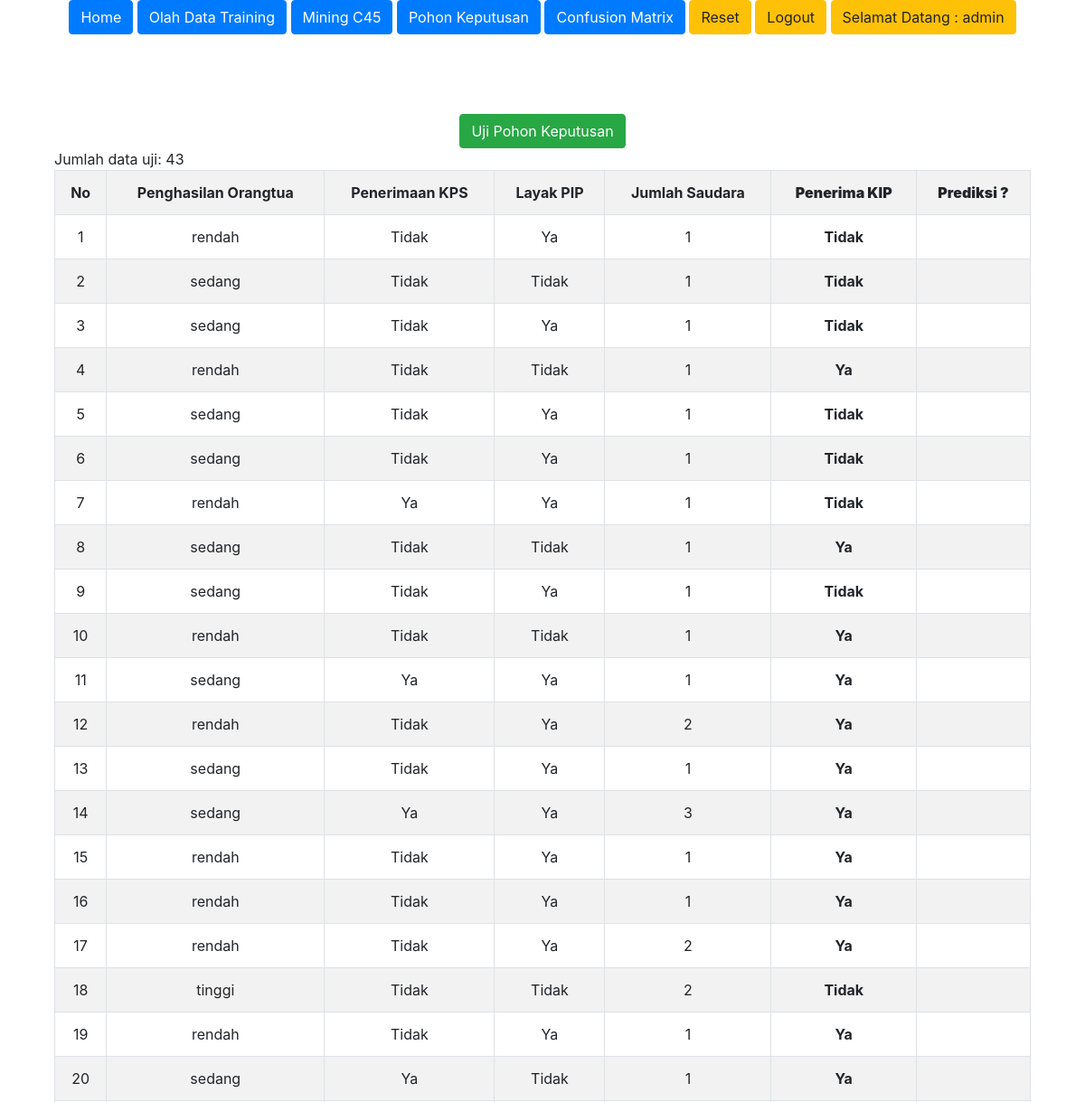
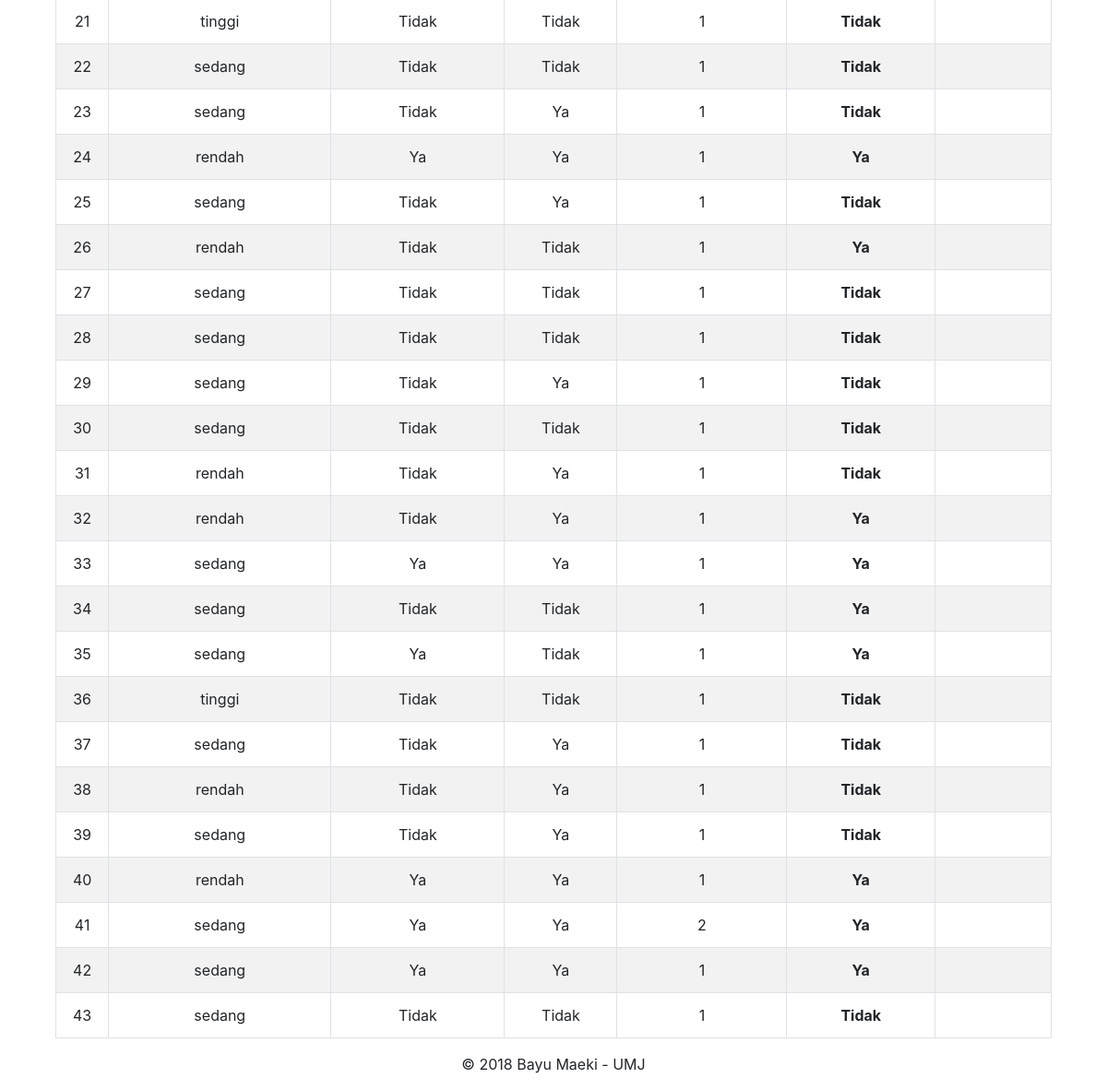
/index.php?menu=uji_rule (signed in), run on the app's committed database (2 pictures, top to bottom).
### tables this page shows
CREATE TABLE `data_uji1` (
  `id` int(11) NOT NULL,
  `penghasilan_ortu` varchar(20) DEFAULT NULL,
  `penerimaan_kps` varchar(10) DEFAULT NULL,
  `layak_pip` varchar(10) DEFAULT NULL,
  `jumlah_saudara` int(10) DEFAULT NULL,
  `penerima_kip` varchar(10) DEFAULT NULL,
  `prediksi` varchar(20) NOT NULL
);

### uji_rule.php (the view, shortened to what this page needs)
<?php
	if(isset($_GET['act'])){
		$action=$_GET['act'];
		if($action=='delete_all'){
			mysql_query("TRUNCATE data_uji");
			header('location:index.php?menu=uji_rule');
		}
	}else{
		if(isset($_POST['submit'])){
			include "hitung_akurasi.php";
		}else{
			$query=mysql_query("SELECT * FROM data_uji1 order by(id)");
			$jumlah=mysql_num_rows($query);
			echo "<br><br>";
			if($jumlah==0){
			?>
				<!-- <p>
					<form method="post" enctype="multipart/form-data" action="upload.php?data=uji">
						Opsi: <a href="?menu=uji_rule&act=delete_all" onClick="return confirm('Anda yakin akan hapus semua data?')">Hapus Semua Data</a> |
						Import data excel: <input name="userfile" type="file">
						<input name="upload" type="submit" value="import">
					</form>
				</p> -->
			<?php
				echo "<center><h3>Data uji masih kosong...</h3></center>";
			}else{
				?>
				<center>
					<form method=POST action=''>
						<input type=submit name=submit value="Uji Pohon Keputusan" class="btn btn-success">
					</form>
				</center>
				Jumlah data uji: <?php echo $jumlah; ?>
				<table class="table table-condensed table-striped table-bordered">
					<tr align='center'>
						<th>No</th><th>Penghasilan Orangtua</th><th>Penerimaan KPS</th><th>Layak PIP</th><th>Jumlah Saudara</th><th><b>Penerima KIP</b></th><th><b>Prediksi ?</b></th>
					</tr>
				<?php
					$no=1;
					while($row=mysql_fetch_array($query)){
				?>
						<tr align='center'>
							<td><?php echo $no;?></td>
						<td><?php echo $row['penghasilan_ortu'];?></td>
						<td><?php echo $row['penerimaan_kps'];?></td>
						<td><?php echo $row['layak_pip'];?></td>
						<td><?php echo $row['jumlah_saudara'];?></td>
						<td><b><?php echo $row['penerima_kip'];?></b></td>
						<td></td>
						</tr>
					<?php
						$no++;
					}
					?>
				</table>
		<?php
			}
		}
	}
?>

### data on the page
data_uji1: penghasilan_ortu "rendah", penerimaan_kps "Tidak", layak_pip "Ya", jumlah_saudara "1", penerima_kip "Tidak"
data_uji1: penghasilan_ortu "sedang", penerimaan_kps "Tidak", layak_pip "Tidak", jumlah_saudara "1", penerima_kip "Tidak"
data_uji1: penghasilan_ortu "sedang", penerimaan_kps "Tidak", layak_pip "Ya", jumlah_saudara "1", penerima_kip "Tidak"
data_uji1: penghasilan_ortu "rendah", penerimaan_kps "Tidak", layak_pip "Tidak", jumlah_saudara "1", penerima_kip "Ya"
data_uji1: penghasilan_ortu "sedang", penerimaan_kps "Tidak", layak_pip "Ya", jumlah_saudara "1", penerima_kip "Tidak"
data_uji1: penghasilan_ortu "sedang", penerimaan_kps "Tidak", layak_pip "Ya", jumlah_saudara "1", penerima_kip "Tidak"
data_uji1: penghasilan_ortu "rendah", penerimaan_kps "Ya", layak_pip "Ya", jumlah_saudara "1", penerima_kip "Tidak"
data_uji1: penghasilan_ortu "sedang", penerimaan_kps "Tidak", layak_pip "Tidak", jumlah_saudara "1", penerima_kip "Ya"
data_uji1: penghasilan_ortu "sedang", penerimaan_kps "Tidak", layak_pip "Ya", jumlah_saudara "1", penerima_kip "Tidak"
data_uji1: penghasilan_ortu "rendah", penerimaan_kps "Tidak", layak_pip "Tidak", jumlah_saudara "1", penerima_kip "Ya"
data_uji1: penghasilan_ortu "sedang", penerimaan_kps "Ya", layak_pip "Ya", jumlah_saudara "1", penerima_kip "Ya"
data_uji1: penghasilan_ortu "rendah", penerimaan_kps "Tidak", layak_pip "Ya", jumlah_saudara "2", penerima_kip "Ya"
data_uji1: penghasilan_ortu "sedang", penerimaan_kps "Tidak", layak_pip "Ya", jumlah_saudara "1", penerima_kip "Ya"
data_uji1: penghasilan_ortu "sedang", penerimaan_kps "Ya", layak_pip "Ya", jumlah_saudara "3", penerima_kip "Ya"
data_uji1: penghasilan_ortu "rendah", penerimaan_kps "Tidak", layak_pip "Ya", jumlah_saudara "1", penerima_kip "Ya"
data_uji1: penghasilan_ortu "rendah", penerimaan_kps "Tidak", layak_pip "Ya", jumlah_saudara "1", penerima_kip "Ya"
data_uji1: penghasilan_ortu "rendah", penerimaan_kps "Tidak", layak_pip "Ya", jumlah_saudara "2", penerima_kip "Ya"
data_uji1: penghasilan_ortu "tinggi", penerimaan_kps "Tidak", layak_pip "Tidak", jumlah_saudara "2", penerima_kip "Tidak"
data_uji1: penghasilan_ortu "rendah", penerimaan_kps "Tidak", layak_pip "Ya", jumlah_saudara "1", penerima_kip "Ya"
data_uji1: penghasilan_ortu "sedang", penerimaan_kps "Ya", layak_pip "Tidak", jumlah_saudara "1", penerima_kip "Ya"
data_uji1: penghasilan_ortu "tinggi", penerimaan_kps "Tidak", layak_pip "Tidak", jumlah_saudara "1", penerima_kip "Tidak"
data_uji1: penghasilan_ortu "sedang", penerimaan_kps "Tidak", layak_pip "Tidak", jumlah_saudara "1", penerima_kip "Tidak"
data_uji1: penghasilan_ortu "sedang", penerimaan_kps "Tidak", layak_pip "Ya", jumlah_saudara "1", penerima_kip "Tidak"
data_uji1: penghasilan_ortu "rendah", penerimaan_kps "Ya", layak_pip "Ya", jumlah_saudara "1", penerima_kip "Ya"
data_uji1: penghasilan_ortu "sedang", penerimaan_kps "Tidak", layak_pip "Ya", jumlah_saudara "1", penerima_kip "Tidak"
data_uji1: penghasilan_ortu "rendah", penerimaan_kps "Tidak", layak_pip "Tidak", jumlah_saudara "1", penerima_kip "Ya"
data_uji1: penghasilan_ortu "sedang", penerimaan_kps "Tidak", layak_pip "Tidak", jumlah_saudara "1", penerima_kip "Tidak"
data_uji1: penghasilan_ortu "sedang", penerimaan_kps "Tidak", layak_pip "Tidak", jumlah_saudara "1", penerima_kip "Tidak"
data_uji1: penghasilan_ortu "sedang", penerimaan_kps "Tidak", layak_pip "Ya", jumlah_saudara "1", penerima_kip "Tidak"
data_uji1: penghasilan_ortu "sedang", penerimaan_kps "Tidak", layak_pip "Tidak", jumlah_saudara "1", penerima_kip "Tidak"
data_uji1: penghasilan_ortu "rendah", penerimaan_kps "Tidak", layak_pip "Ya", jumlah_saudara "1", penerima_kip "Tidak"
data_uji1: penghasilan_ortu "rendah", penerimaan_kps "Tidak", layak_pip "Ya", jumlah_saudara "1", penerima_kip "Ya"
data_uji1: penghasilan_ortu "sedang", penerimaan_kps "Ya", layak_pip "Ya", jumlah_saudara "1", penerima_kip "Ya"
data_uji1: penghasilan_ortu "sedang", penerimaan_kps "Tidak", layak_pip "Tidak", jumlah_saudara "1", penerima_kip "Ya"
data_uji1: penghasilan_ortu "sedang", penerimaan_kps "Ya", layak_pip "Tidak", jumlah_saudara "1", penerima_kip "Ya"
data_uji1: penghasilan_ortu "tinggi", penerimaan_kps "Tidak", layak_pip "Tidak", jumlah_saudara "1", penerima_kip "Tidak"
data_uji1: penghasilan_ortu "sedang", penerimaan_kps "Tidak", layak_pip "Ya", jumlah_saudara "1", penerima_kip "Tidak"
data_uji1: penghasilan_ortu "rendah", penerimaan_kps "Tidak", layak_pip "Ya", jumlah_saudara "1", penerima_kip "Tidak"
data_uji1: penghasilan_ortu "sedang", penerimaan_kps "Tidak", layak_pip "Ya", jumlah_saudara "1", penerima_kip "Tidak"
data_uji1: penghasilan_ortu "rendah", penerimaan_kps "Ya", layak_pip "Ya", jumlah_saudara "1", penerima_kip "Ya"
data_uji1: penghasilan_ortu "sedang", penerimaan_kps "Ya", layak_pip "Ya", jumlah_saudara "2", penerima_kip "Ya"
data_uji1: penghasilan_ortu "sedang", penerimaan_kps "Ya", layak_pip "Ya", jumlah_saudara "1", penerima_kip "Ya"
data_uji1: penghasilan_ortu "sedang", penerimaan_kps "Tidak", layak_pip "Tidak", jumlah_saudara "1", penerima_kip "Tidak"

### other printed values
$_SESSION['usr'] "admin"
$jumlah "43"
